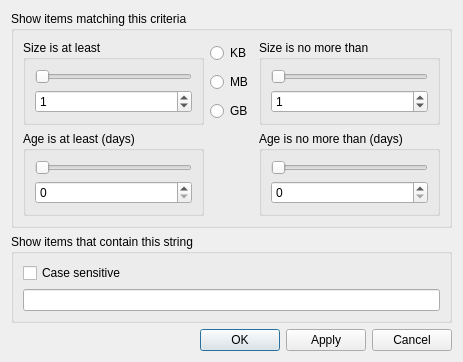
<?xml version="1.0" encoding="UTF-8"?>
<ui version="4.0">
 <class>Filter</class>
 <widget class="QDialog" name="Filter">
  <property name="geometry">
   <rect>
    <x>0</x>
    <y>0</y>
    <width>463</width>
    <height>360</height>
   </rect>
  </property>
  <property name="windowTitle">
   <string>Filter</string>
  </property>
  <property name="windowIcon">
   <iconset resource="resource.qrc">
    <normaloff>:/resource/16x16_ico_png/ico_filter.png</normaloff>:/resource/16x16_ico_png/ico_filter.png</iconset>
  </property>
  <layout class="QGridLayout" name="gridLayout_6">
   <item row="1" column="0">
    <widget class="QGroupBox" name="groupBox">
     <property name="title">
      <string>Show items matching this criteria</string>
     </property>
     <layout class="QVBoxLayout" name="verticalLayout_4">
      <item>
       <layout class="QGridLayout" name="gridLayout">
        <item row="0" column="0">
         <widget class="QGroupBox" name="grpMinSize">
          <property name="enabled">
           <bool>true</bool>
          </property>
          <property name="title">
           <string>Size is at least</string>
          </property>
          <property name="checkable">
           <bool>false</bool>
          </property>
          <property name="checked">
           <bool>false</bool>
          </property>
          <layout class="QGridLayout" name="gridLayout_3">
           <item row="1" column="0">
            <widget class="QSpinBox" name="spinMinSize">
             <property name="maximum">
              <number>999999999</number>
             </property>
             <property name="value">
              <number>1</number>
             </property>
            </widget>
           </item>
           <item row="0" column="0">
            <widget class="QSlider" name="sliderMinSize">
             <property name="minimum">
              <number>0</number>
             </property>
             <property name="value">
              <number>0</number>
             </property>
             <property name="orientation">
              <enum>Qt::Horizontal</enum>
             </property>
             <property name="invertedControls">
              <bool>false</bool>
             </property>
             <property name="tickPosition">
              <enum>QSlider::NoTicks</enum>
             </property>
            </widget>
           </item>
          </layout>
         </widget>
        </item>
        <item row="0" column="1">
         <layout class="QVBoxLayout" name="verticalLayout_3">
          <item>
           <widget class="QRadioButton" name="chkKB">
            <property name="text">
             <string>KB</string>
            </property>
            <property name="autoExclusive">
             <bool>true</bool>
            </property>
           </widget>
          </item>
          <item>
           <widget class="QRadioButton" name="chkMB">
            <property name="text">
             <string>MB</string>
            </property>
            <property name="autoExclusive">
             <bool>true</bool>
            </property>
           </widget>
          </item>
          <item>
           <widget class="QRadioButton" name="chkGB">
            <property name="text">
             <string>GB</string>
            </property>
           </widget>
          </item>
         </layout>
        </item>
        <item row="0" column="2">
         <widget class="QGroupBox" name="grpMaxSize">
          <property name="enabled">
           <bool>true</bool>
          </property>
          <property name="title">
           <string>Size is no more than</string>
          </property>
          <property name="checkable">
           <bool>false</bool>
          </property>
          <property name="checked">
           <bool>false</bool>
          </property>
          <layout class="QGridLayout" name="gridLayout_4">
           <item row="1" column="0">
            <widget class="QSpinBox" name="spinMaxSize">
             <property name="maximum">
              <number>999999999</number>
             </property>
             <property name="value">
              <number>1</number>
             </property>
            </widget>
           </item>
           <item row="0" column="0">
            <widget class="QSlider" name="sliderMaxSize">
             <property name="layoutDirection">
              <enum>Qt::LeftToRight</enum>
             </property>
             <property name="minimum">
              <number>0</number>
             </property>
             <property name="value">
              <number>0</number>
             </property>
             <property name="orientation">
              <enum>Qt::Horizontal</enum>
             </property>
             <property name="invertedAppearance">
              <bool>false</bool>
             </property>
            </widget>
           </item>
          </layout>
         </widget>
        </item>
        <item row="1" column="0">
         <widget class="QGroupBox" name="grpMinDays">
          <property name="title">
           <string>Age is at least (days)</string>
          </property>
          <property name="checkable">
           <bool>false</bool>
          </property>
          <property name="checked">
           <bool>false</bool>
          </property>
          <layout class="QVBoxLayout" name="verticalLayout_2">
           <item>
            <widget class="QSlider" name="sliderMinDays">
             <property name="minimum">
              <number>0</number>
             </property>
             <property name="value">
              <number>0</number>
             </property>
             <property name="orientation">
              <enum>Qt::Horizontal</enum>
             </property>
            </widget>
           </item>
           <item>
            <widget class="QSpinBox" name="spinMinDays">
             <property name="minimum">
              <number>0</number>
             </property>
             <property name="maximum">
              <number>99999</number>
             </property>
            </widget>
           </item>
          </layout>
         </widget>
        </item>
        <item row="1" column="2">
         <widget class="QGroupBox" name="grpMaxDays">
          <property name="title">
           <string>Age is no more than (days)</string>
          </property>
          <property name="checkable">
           <bool>false</bool>
          </property>
          <property name="checked">
           <bool>false</bool>
          </property>
          <layout class="QVBoxLayout" name="verticalLayout">
           <item>
            <widget class="QSlider" name="sliderMaxDays">
             <property name="minimum">
              <number>0</number>
             </property>
             <property name="value">
              <number>0</number>
             </property>
             <property name="orientation">
              <enum>Qt::Horizontal</enum>
             </property>
            </widget>
           </item>
           <item>
            <widget class="QSpinBox" name="spinMaxDays">
             <property name="minimum">
              <number>0</number>
             </property>
             <property name="maximum">
              <number>99999</number>
             </property>
            </widget>
           </item>
          </layout>
         </widget>
        </item>
       </layout>
      </item>
     </layout>
    </widget>
   </item>
   <item row="3" column="0">
    <layout class="QHBoxLayout" name="horizontalLayout_2">
     <item>
      <spacer name="horizontalSpacer">
       <property name="orientation">
        <enum>Qt::Horizontal</enum>
       </property>
       <property name="sizeHint" stdset="0">
        <size>
         <width>40</width>
         <height>20</height>
        </size>
       </property>
      </spacer>
     </item>
     <item>
      <widget class="QPushButton" name="btnAccept">
       <property name="text">
        <string>OK</string>
       </property>
      </widget>
     </item>
     <item>
      <widget class="QPushButton" name="btnApply">
       <property name="enabled">
        <bool>true</bool>
       </property>
       <property name="text">
        <string>Apply</string>
       </property>
      </widget>
     </item>
     <item>
      <widget class="QPushButton" name="btnCancel">
       <property name="text">
        <string>Cancel</string>
       </property>
      </widget>
     </item>
    </layout>
   </item>
   <item row="2" column="0">
    <widget class="QGroupBox" name="groupBox_2">
     <property name="title">
      <string>Show items that contain this string</string>
     </property>
     <layout class="QVBoxLayout" name="verticalLayout_5">
      <item>
       <layout class="QHBoxLayout" name="horizontalLayout">
        <item>
         <widget class="QCheckBox" name="chkCaseSensitive">
          <property name="text">
           <string>Case sensitive</string>
          </property>
         </widget>
        </item>
       </layout>
      </item>
      <item>
       <widget class="QLineEdit" name="edtMatchString"/>
      </item>
     </layout>
    </widget>
   </item>
  </layout>
 </widget>
 <tabstops>
  <tabstop>sliderMinSize</tabstop>
  <tabstop>spinMinSize</tabstop>
  <tabstop>chkKB</tabstop>
  <tabstop>chkMB</tabstop>
  <tabstop>chkGB</tabstop>
  <tabstop>sliderMaxSize</tabstop>
  <tabstop>spinMaxSize</tabstop>
  <tabstop>sliderMinDays</tabstop>
  <tabstop>spinMinDays</tabstop>
  <tabstop>sliderMaxDays</tabstop>
  <tabstop>spinMaxDays</tabstop>
  <tabstop>chkCaseSensitive</tabstop>
  <tabstop>edtMatchString</tabstop>
  <tabstop>btnAccept</tabstop>
  <tabstop>btnApply</tabstop>
  <tabstop>btnCancel</tabstop>
 </tabstops>
 <resources>
  <include location="resource.qrc"/>
 </resources>
 <connections>
  <connection>
   <sender>btnCancel</sender>
   <signal>clicked()</signal>
   <receiver>Filter</receiver>
   <slot>reject()</slot>
   <hints>
    <hint type="sourcelabel">
     <x>370</x>
     <y>227</y>
    </hint>
    <hint type="destinationlabel">
     <x>208</x>
     <y>125</y>
    </hint>
   </hints>
  </connection>
 </connections>
</ui>
